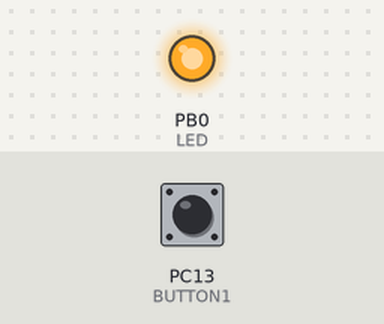
A sketch run on a simulated STM32 Blue Pill. On the bench: output pins drawn as LEDs (lit = HIGH). The test bench sets the inputs (shaded band); at power-on: PC13 (BUTTON1) HIGH.

Above: at 1.2 s.
1.3 s: PC13 (BUTTON1) pulled LOW for 0.15 s
At 1.37 s:
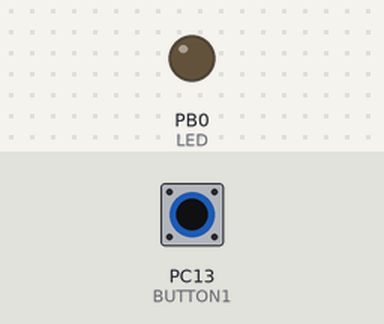
2.9 s: PC13 (BUTTON1) pulled LOW for 3.2 s
At 7.0 s:
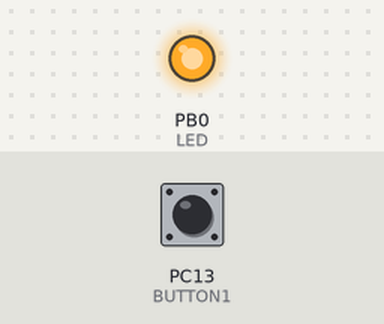
Timing chart, 0 to 8.5 s (numbered marks = the images above; inputs shaded):
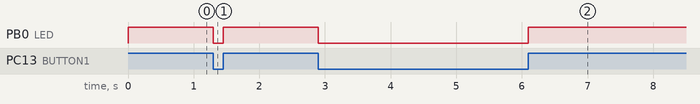

Measured:
- after the input at 1.3 s, PB0 (LED): HIGH → LOW at once, → HIGH 0.15 s later
- after the input at 2.9 s, PB0 (LED): HIGH → LOW at once, → HIGH 3.2 s later

The sketch:

LabTest01-easy.ino
```cpp
const int BUTTON1 = PC13;
const int BUTTON2 = PC13;
const int LED = PB0;

void setup() {
  // put your setup code here, to run once:
  pinMode(BUTTON1, INPUT);
  pinMode(BUTTON2, INPUT);
  pinMode(LED, OUTPUT);

}

void loop() {
  // put your main code here, to run repeatedly:
  if((digitalRead(BUTTON1) == LOW) && (digitalRead(BUTTON2) == LOW) ){

    digitalWrite(LED, LOW);
  }
  else{
    digitalWrite(LED, HIGH);
  }

}
```
